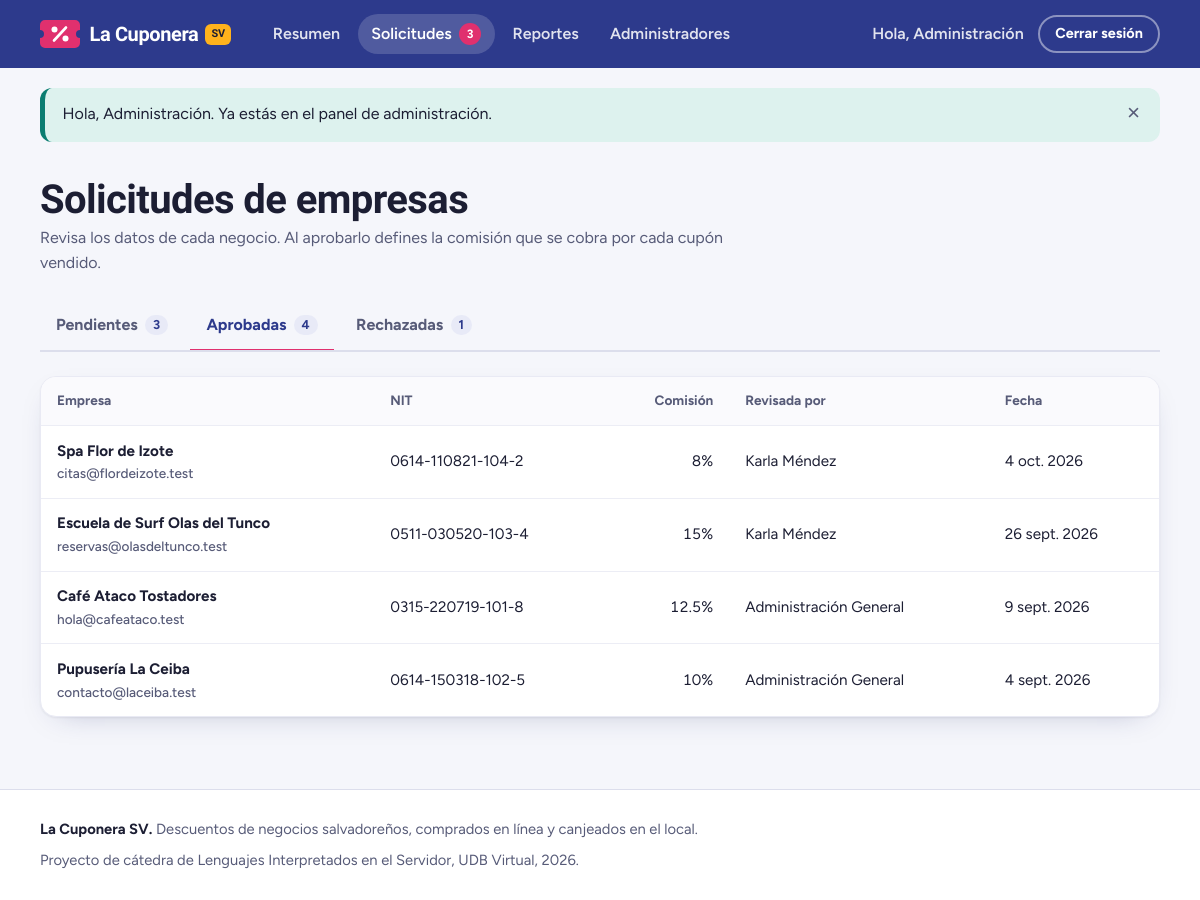
Page /admin/solicitudes?estado=aprobada (signed in) on the committed database.
### tables this page shows
CREATE TABLE empresas (
    id                  INT UNSIGNED NOT NULL AUTO_INCREMENT,
    nombre              VARCHAR(150) NOT NULL,
    nit                 CHAR(17)     NOT NULL COMMENT 'formato 0000-000000-000-0',
    direccion           VARCHAR(255) NOT NULL,
    telefono            CHAR(9)      NOT NULL COMMENT 'formato 0000-0000',
    correo              VARCHAR(120) NOT NULL,
    usuario             VARCHAR(30)  NOT NULL,
    contrasena          VARCHAR(255) NOT NULL,
    estado              ENUM('pendiente', 'aprobada', 'rechazada') NOT NULL DEFAULT 'pendiente',
    porcentaje_comision DECIMAL(5,2) NULL COMMENT 'se fija al aprobar la solicitud',
    motivo_rechazo      VARCHAR(255) NULL,
    revisado_por        INT UNSIGNED NULL,
    revisado_en         DATETIME     NULL,
    creado_en           DATETIME     NOT NULL DEFAULT CURRENT_TIMESTAMP,
    PRIMARY KEY (id),
    UNIQUE KEY uq_empresa_nit (nit),
    UNIQUE KEY uq_empresa_correo (correo),
    UNIQUE KEY uq_empresa_usuario (usuario),
    KEY idx_empresa_estado (estado),
    CONSTRAINT fk_empresa_revisor FOREIGN KEY (revisado_por)
        REFERENCES administradores (id) ON DELETE SET NULL,
    CONSTRAINT chk_empresa_comision CHECK (porcentaje_comision IS NULL OR (porcentaje_comision > 0 AND porcentaje_comision <= 100))
);

CREATE TABLE administradores (
    id          INT UNSIGNED NOT NULL AUTO_INCREMENT,
    nombre      VARCHAR(100) NOT NULL,
    correo      VARCHAR(120) NOT NULL,
    usuario     VARCHAR(30)  NOT NULL,
    contrasena  VARCHAR(255) NOT NULL COMMENT 'hash generado con password_hash()',
    creado_por  INT UNSIGNED NULL,
    creado_en   DATETIME     NOT NULL DEFAULT CURRENT_TIMESTAMP,
    PRIMARY KEY (id),
    UNIQUE KEY uq_admin_correo (correo),
    UNIQUE KEY uq_admin_usuario (usuario),
    CONSTRAINT fk_admin_creado_por FOREIGN KEY (creado_por)
        REFERENCES administradores (id) ON DELETE SET NULL
);

### app/core/helpers.php (called while the page is built, shortened)
<?php
function ruta_base(): string
{
    $carpeta = str_replace('\\', '/', dirname($_SERVER['SCRIPT_NAME'] ?? '/index.php'));
    return rtrim($carpeta, '/');
}
function url(string $ruta = '/'): string
{
    $ruta = '/' . ltrim($ruta, '/');
    if (URL_AMIGABLES) {
        return ruta_base() . $ruta;
    }
    [$camino, $consulta] = array_pad(explode('?', $ruta, 2), 2, '');
    $enlace = ruta_base() . '/index.php?r=' . ltrim($camino, '/');
    return $consulta === '' ? $enlace : $enlace . '&' . $consulta;
}
function vista(string $__vista, array $__datos = []): void
{
    extract($__datos, EXTR_SKIP);
    require RAIZ . '/app/views/' . $__vista . '.php';
}
function e($texto): string
{
    return htmlspecialchars((string) $texto, ENT_QUOTES, 'UTF-8');
}
function porcentaje($valor): string
{
    $texto = number_format((float) $valor, 2);
    return rtrim(rtrim($texto, '0'), '.') . '%';
}
function fecha_corta(?string $fecha): string
{
    $meses = ['ene.', 'feb.', 'mar.', 'abr.', 'may.', 'jun.', 'jul.', 'ago.', 'sept.', 'oct.', 'nov.', 'dic.'];
    $momento = strtotime($fecha);
    return date('j', $momento) . ' ' . $meses[date('n', $momento) - 1] . ' ' . date('Y', $momento);
}

### app/controllers/AdminController.php (called while the page is built, shortened)
<?php
class AdminController extends Controller
{
    public function solicitudes(): void
    {
        $estado = $_GET['estado'] ?? 'pendiente';
        $empresas = new Empresa();
        vista('admin/solicitudes', [
            'titulo' => 'Solicitudes de empresas',
            'estado' => $estado,
            'empresas' => $empresas->porEstado($estado),
            'conteo' => $empresas->conteoPorEstado(),
        ]);
    }
}

### index.php (called while the page is built, shortened)
<?php
require RAIZ . '/app/core/helpers.php';
spl_autoload_register(function ($clase) {
    foreach (['core', 'controllers', 'models'] as $carpeta) {
        $archivo = RAIZ . "/app/$carpeta/$clase.php";
        if (is_file($archivo)) {
            return;
        }
    }
});
$router = new Router();
$router->despachar($_SERVER['REQUEST_METHOD'] ?? 'GET', ruta_actual());

### app/models/Empresa.php (called while the page is built, shortened)
<?php
class Empresa extends ModeloUsuario
{
    public function porEstado(string $estado): array
    {
        $orden = $estado === 'pendiente' ? 'e.creado_en ASC' : 'e.revisado_en DESC';
        return $this->filas(
            "SELECT e.*, a.nombre AS revisado_por_nombre
             FROM empresas e
             LEFT JOIN administradores a ON a.id = e.revisado_por
             WHERE e.estado = ?
             ORDER BY $orden",
            [$estado]
        );
    }
    public function conteoPorEstado(): array
    {
        $conteo = ['pendiente' => 0, 'aprobada' => 0, 'rechazada' => 0];
        foreach ($this->filas('SELECT estado, COUNT(*) AS total FROM empresas GROUP BY estado') as $fila) {
            $conteo[$fila['estado']] = (int) $fila['total'];
        }
        return $conteo;
    }
}

### app/models/Modelo.php (called while the page is built, shortened)
<?php
abstract class Modelo
{
    protected PDO $db;
    public function __construct()
    {
        $this->db = Database::conexion();
    }
    protected function filas(string $sql, array $parametros = []): array
    {
        $consulta = $this->db->prepare($sql);
        $consulta->execute($parametros);
        return $consulta->fetchAll();
    }
}

### app/core/Database.php (called while the page is built)
<?php
class Database
{
    private static ?PDO $conexion = null;
    public static function conexion(): PDO
    {
        if (self::$conexion === null) {
            $dsn = sprintf('mysql:host=%s;port=%d;dbname=%s;charset=utf8mb4', DB_HOST, DB_PUERTO, DB_NOMBRE);
            self::$conexion = new PDO($dsn, DB_USUARIO, DB_CLAVE, [
                PDO::ATTR_ERRMODE => PDO::ERRMODE_EXCEPTION,
                PDO::ATTR_DEFAULT_FETCH_MODE => PDO::FETCH_ASSOC,
                PDO::ATTR_EMULATE_PREPARES => false,
            ]);
            self::$conexion->exec("SET time_zone = '-06:00'");
        }
        return self::$conexion;
    }
}

### app/views/admin/solicitudes.php (the view, shortened to what this page needs)
<?php
$pestanas = ['pendiente' => 'Pendientes', 'aprobada' => 'Aprobadas', 'rechazada' => 'Rechazadas'];
?>
<div class="contenedor">
    <header class="encabezado-pagina">
        <div>
            <h1>Solicitudes de empresas</h1>
            <p>Revisa los datos de cada negocio. Al aprobarlo defines la comisión que se cobra por cada cupón vendido.</p>
        </div>
    </header>
    <nav class="pestanas" aria-label="Estado de las solicitudes">
        <?php foreach ($pestanas as $clave => $nombre): ?>
            <a href="<?= url('/admin/solicitudes?estado=' . $clave) ?>"<?= $estado === $clave ? ' aria-current="page"' : '' ?>>
                <?= $nombre ?> <span class="numerito"><?= $conteo[$clave] ?></span>
            </a>
        <?php endforeach; ?>
    </nav>
    <?php if (!$empresas): ?>
        <div class="vacio">
            <?php if ($estado === 'pendiente'): ?>
                <h2>Todo al día</h2>
                <p>No hay empresas esperando revisión. Las nuevas solicitudes van a aparecer aquí.</p>
            <?php else: ?>
                <h2>Nada por aquí todavía</h2>
                <p>Aún no hay solicitudes <?= $estado === 'aprobada' ? 'aprobadas' : 'rechazadas' ?>.</p>
            <?php endif; ?>
        </div>
    <?php else: ?>
        <div class="tabla-contenedor">
            <table class="tabla">
                <thead>
                    <tr>
                        <th scope="col">Empresa</th>
                        <th scope="col">NIT</th>
                        <?php if ($estado === 'aprobada'): ?>
                            <th scope="col" class="numero">Comisión</th>
                        <?php else: ?>
                            <th scope="col">Motivo</th>
                        <?php endif; ?>
                        <th scope="col">Revisada por</th>
                        <th scope="col">Fecha</th>
                    </tr>
                </thead>
                <tbody>
                    <?php foreach ($empresas as $empresa): ?>
                        <tr>
                            <td>
                                <span class="tabla__titulo"><?= e($empresa['nombre']) ?></span>
                                <span class="tabla__sub"><?= e($empresa['correo']) ?></span>
                            </td>
                            <td><?= e($empresa['nit']) ?></td>
                            <?php if ($estado === 'aprobada'): ?>
                                <td class="numero"><?= porcentaje($empresa['porcentaje_comision']) ?></td>
                            <?php else: ?>
                                <td class="tabla__motivo"><?= e($empresa['motivo_rechazo']) ?></td>
                            <?php endif; ?>
                            <td><?= e($empresa['revisado_por_nombre'] ?? 'Sin registro') ?></td>
                            <td><?= fecha_corta($empresa['revisado_en']) ?></td>
                        </tr>
                    <?php endforeach; ?>
                </tbody>
            </table>
        </div>
    <?php endif; ?>
</div>

### app/core/Router.php (shortened to what this page needs)
<?php
class Router
{
    private array $rutas = [];
    private function agregar(string $metodo, string $patron, string $accion): void
    {
        $expresion = '#^' . preg_replace('#\{[a-z_]+\}#', '(\d+)', $patron) . '$#';
        $this->rutas[] = ['metodo' => $metodo, 'expresion' => $expresion, 'accion' => $accion];
    }
    public function despachar(string $metodo, string $ruta): void
    {
        foreach ($this->rutas as $r) {
            if ($r['metodo'] === $metodo && preg_match($r['expresion'], $ruta, $partes)) {
                array_shift($partes);
                [$clase, $funcion] = explode('@', $r['accion']);
                (new $clase())->$funcion(...$partes);
                return;
            }
        }
    }
}

### assets/css/estilos.css (style rules this page uses)
:root { --anil: #2D3A8C; --anil-hondo: #1F2866; --anil-claro: #E8EAF7; --pitahaya: #E0306E; --pitahaya-hondo: #C21F5A; --mango: #FFB21C; --mango-hondo: #D98E00; --mango-claro: #FFF2D6; --torogoz: #0B7D71; --torogoz-claro: #DDF2EE; --maquilishuat: #F8DCEA; --papel: #F5F6FB; --blanco: #FFFFFF; --tinta: #1C1E33; --tinta-suave: #575B78; --linea: #DCDEEC; --linea-suave: #E9EAF4; --error: #B42335; --error-claro: #FBE5E8; --fuente-titulos: "Bricolage Grotesque", "Segoe UI", system-ui, sans-serif; --fuente-texto: "Figtree", "Segoe UI", system-ui, -apple-system, sans-serif; --ancho: 1160px; --radio: 16px; --radio-campo: 10px; --sombra-suave: 0 1px 2px rgba(28, 30, 51, .06), 0 10px 30px -18px rgba(31, 40, 102, .35); --alto-barra: 68px; }
*, *::before, *::after { box-sizing: border-box; }
html { -webkit-text-size-adjust: 100%; scroll-padding-top: calc(var(--alto-barra) + 16px); }
body { margin: 0; font-family: var(--fuente-texto); font-size: 1rem; line-height: 1.55; color: var(--tinta); background: var(--papel); min-height: 100vh; display: flex; flex-direction: column; }
h1, h2, h3 { font-family: var(--fuente-titulos); line-height: 1.1; letter-spacing: -0.015em; margin: 0 0 .5em; color: var(--tinta); }
h1 { font-size: clamp(2rem, 1.4rem + 2.6vw, 3.3rem); font-weight: 800; }
p { margin: 0 0 1em; }
a { color: var(--anil); text-underline-offset: 3px; }
.contenedor { width: 100%; max-width: var(--ancho); margin: 0 auto; padding: 0 1.25rem; }
.encabezado-pagina { display: flex; flex-wrap: wrap; align-items: flex-end; justify-content: space-between; gap: 1rem 2rem; padding: 2.25rem 0 1.6rem; }
.encabezado-pagina h1 { font-size: clamp(1.8rem, 1.4rem + 1.5vw, 2.5rem); margin: 0 0 .3rem; }
.encabezado-pagina p { margin: 0; color: var(--tinta-suave); max-width: 46rem; }
.tabla-contenedor { overflow-x: auto; background: var(--blanco); border: 1px solid var(--linea-suave); border-radius: 16px; box-shadow: var(--sombra-suave); }
.tabla { width: 100%; border-collapse: collapse; font-size: .95rem; }
.tabla th, .tabla td { padding: .85rem 1rem; text-align: left; vertical-align: middle; border-bottom: 1px solid #ECEDF5; }
.tabla thead th { background: #FAFAFD; font-size: .85rem; font-weight: 700; color: var(--tinta-suave); white-space: nowrap; }
.tabla tbody tr:last-child td, .tabla tbody tr:last-child th { border-bottom: 0; }
.tabla .numero { text-align: right; font-variant-numeric: tabular-nums; white-space: nowrap; }
.tabla__titulo { display: block; font-weight: 700; }
.tabla__sub { display: block; font-size: .85rem; color: var(--tinta-suave); font-weight: 500; }
.pestanas { display: flex; gap: .4rem; margin-bottom: 1.5rem; border-bottom: 2px solid var(--linea); overflow-x: auto; }
.pestanas a { display: inline-flex; align-items: center; gap: .45rem; padding: .7rem 1rem; margin-bottom: -2px; border-bottom: 3px solid transparent; color: var(--tinta-suave); font-weight: 700; text-decoration: none; white-space: nowrap; }
.pestanas a[aria-current="page"] { color: var(--anil); border-bottom-color: var(--pitahaya); }
.numerito { background: var(--anil-claro); color: var(--anil); border-radius: 999px; padding: 0 .5rem; font-size: .8rem; }

### rows in the picture
empresas: nombre "Spa Flor de Izote", correo "citas@flordeizote.test", nit "0614-110821-104-2", porcentaje_comision "8%", revisado_por.nombre "Karla Méndez", revisado_en "4 oct. 2026"
empresas: nombre "Escuela de Surf Olas del Tunco", correo "reservas@olasdeltunco.test", nit "0511-030520-103-4", porcentaje_comision "15%", revisado_por.nombre "Karla Méndez", revisado_en "26 sept. 2026"
empresas: nombre "Café Ataco Tostadores", correo "hola@cafeataco.test", nit "0315-220719-101-8", porcentaje_comision "12.5%", revisado_por.nombre "Administración General", revisado_en "9 sept. 2026"
empresas: nombre "Pupusería La Ceiba", correo "contacto@laceiba.test", nit "0614-150318-102-5", porcentaje_comision "10%", revisado_por.nombre "Administración General", revisado_en "4 sept. 2026"

### other values in the picture
$pendientesNav "3"
$mensaje['mensaje'] "Hola, Administración. Ya estás en el panel de administración."
$nombre "Pendientes"
$conteo[$clave] "3"
$nombre "Aprobadas"
$conteo[$clave] "4"
$nombre "Rechazadas"
$conteo[$clave] "1"
